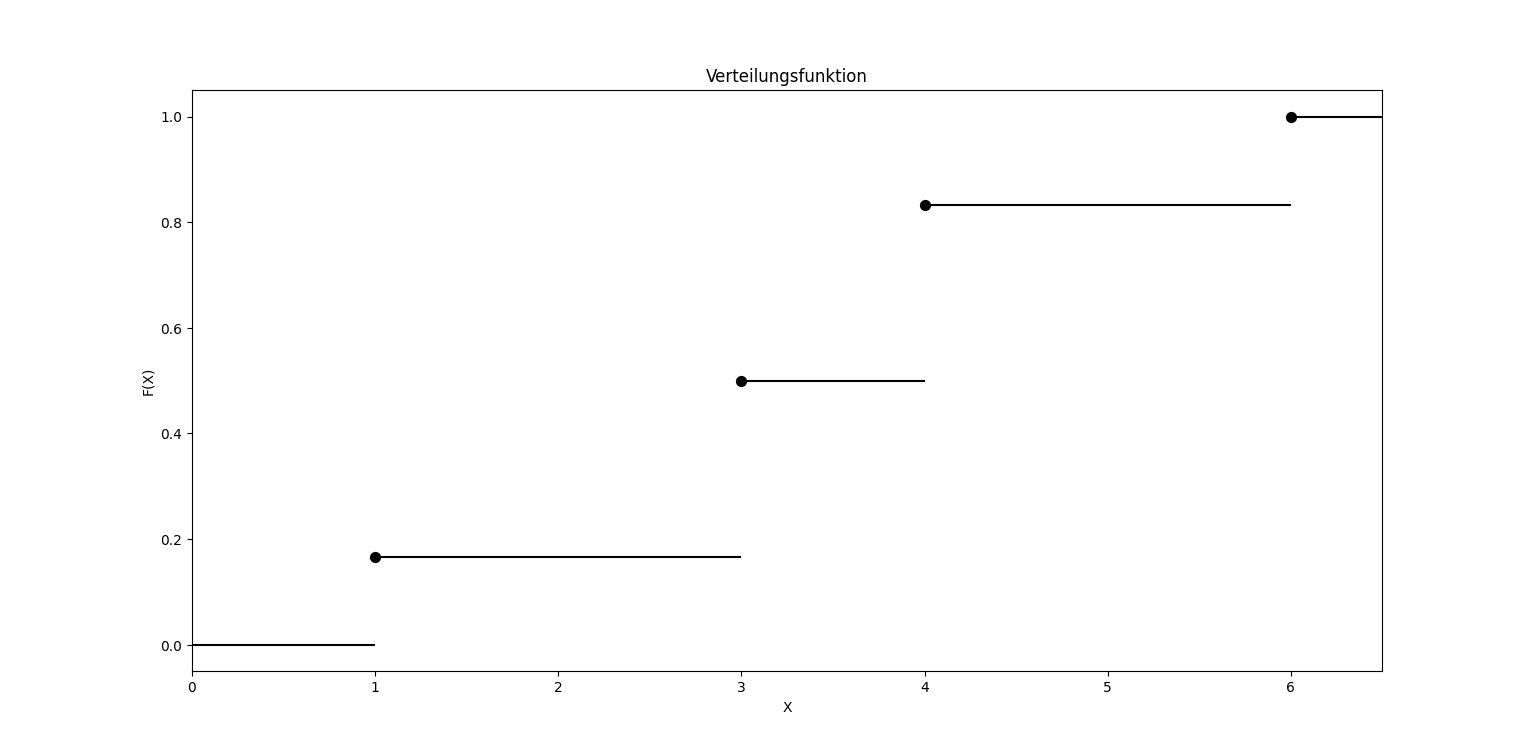

Write Python code to recreate this figure.
import matplotlib.pyplot as plt

data = {(0, 1): 0, (1, 3): 1/6, (3, 4): 1/2, (4, 6): 5/6, (6, 7): 1}

# for each key (a, b) in data, draw a line from a to b horizontally at y = data[(a, b)]
# draw a dot at start of each line except first one
for (a, b), val in data.items():
    plt.hlines(val, a, b, colors="black", linestyles="solid")
    if a != 0:
        plt.scatter(a, val, marker="o", s=50, color="black")

plt.xlabel("X")
plt.ylabel("F(X)")
plt.title("Verteilungsfunktion")

# set x max to 6.5 to make sure last line is visible
plt.xlim(0, 6.5)

plt.show()
